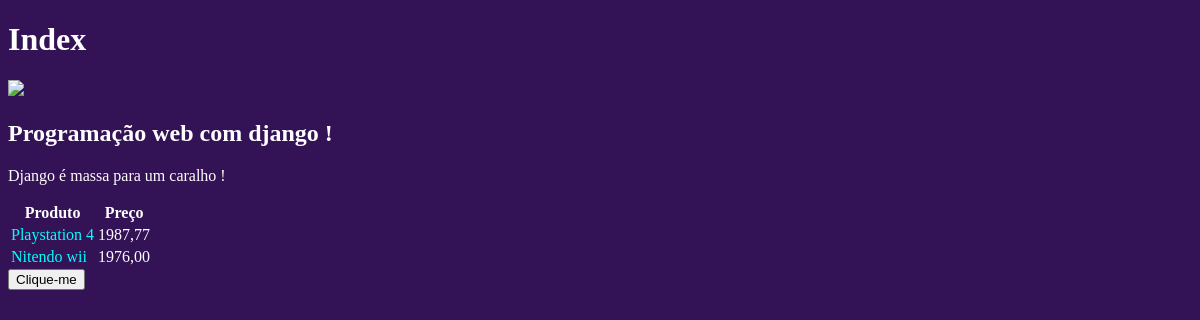
Before: / with the older database file.
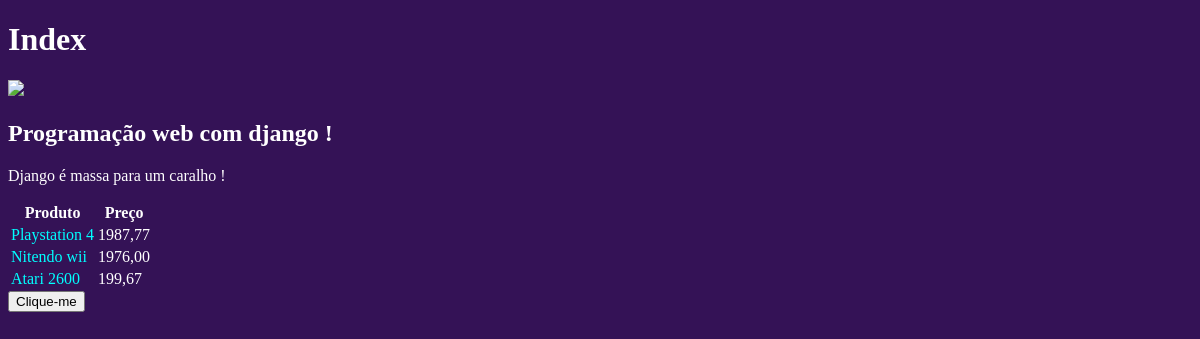
After: the same page with the newer database file.
### core/models.py (models this page shows, shortened)
class Product(models.Model):
    name = models.CharField('name', max_length=100)
    price = models.DecimalField('price', decimal_places=2, max_digits=10)
    stock_quantity = models.IntegerField('stock_quantity')

### core/views.py (the view)
# urls.py: path('', index, name='index'),
def index(request):
    products = Product.objects.all()
    context = {
        "curso" : "Programação web com django !",
        "outro": "Django é massa para um caralho !",
        "products": products
    }
    return render(request, 'core/index.html', context)

### core/templates/core/index.html (shortened to what this page needs)
{% load static %}
<!DOCTYPE html>
<html lang="en">
<head>
    <link rel="stylesheet" href="{% static 'css/styles.css' %}">
</head>
<body>
    <h1>Index</h1>
    <img src="{% static 'images/django.png' %}">
    <h2>{{ curso }}</h2>
    <p>{{ outro }}</p>
    <table>
        <thead>
            <tr>
                <th>Produto</th>
                <th>Preço</th>
            </tr>
        </thead>
        <tbody>
            {% for product in products %}
                <tr>
                    <td><a href="{% url 'product' product.id%}">{{ product.name }}</a hrf></td>
                    <td>{{ product.price }}</td>
                </tr>
            {% endfor %}
        </tbody>
    </table>
    <button onclick="teste();"> Clique-me </button>
</body>
</html>

### core/static/css/styles.css (style rules this page uses)
body { background-color: #341256; color: #ffffff; }
a { text-decoration: none; color: aqua; }

Changed rows visible on the page:
added Product: name "Atari 2600", price "199,67"
